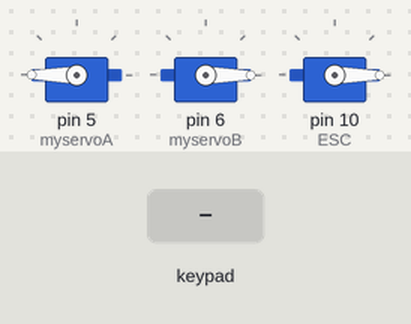
A sketch run on a simulated Arduino Uno, built with avr-gcc and run on an emulated ATmega328P. Shown: 3 × servo. Inputs (shaded band) come from the test bench. What the sketch prints to the serial monitor is not drawn.

Above: at 1.2 s.
1.3 s: key 'U' pressed
At 1.7 s:
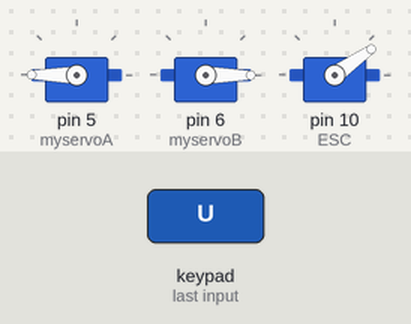
2.8 s: key 'R' pressed
At 4.0 s:
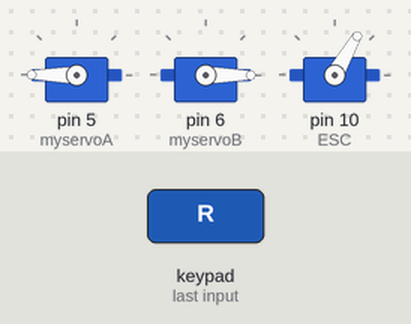
4.3 s: key 'O' pressed
At 5.5 s:
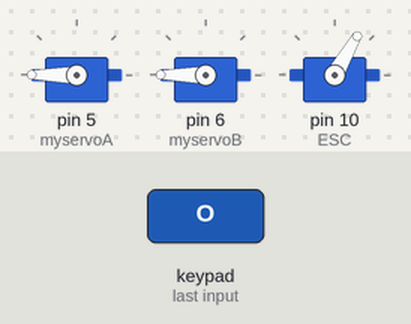
5.8 s: key 'D' pressed
At 6.9 s:
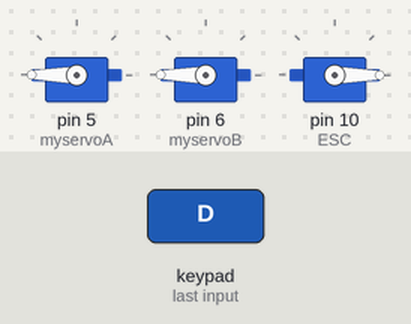
7.3 s: key 'S' pressed
At 8.3 s:
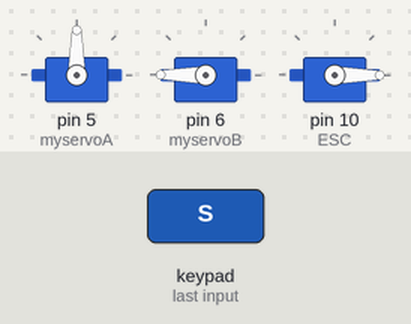
8.8 s: key 'X' pressed
At 9.5 s:
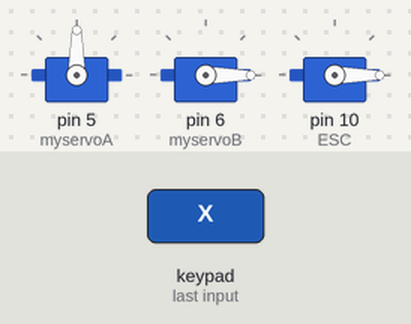
Timing chart, 0 to 11.3 s (numbered marks = the images above; inputs shaded):
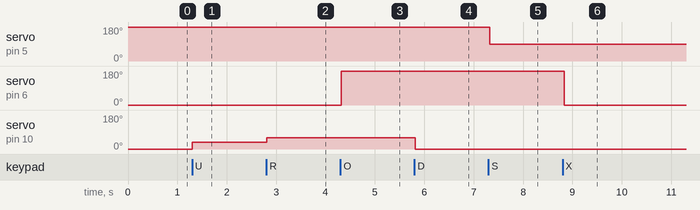

Measured:
- after the input at 1.3 s, servo on pin 10 (ESC): 0° → 35° at once
- after the input at 2.8 s, servo on pin 10 (ESC): 35° → 60° at once
- after the input at 4.3 s, servo on pin 6 (myservoB): 0° → 180° at once
- after the input at 5.8 s, servo on pin 10 (ESC): 60° → 0° at once
- after the input at 7.3 s, servo on pin 5 (myservoA): 180° → 90° at once
- after the input at 8.8 s, servo on pin 6 (myservoB): 180° → 0° at once

The sketch:

Arena_2servo_1brushless.ino
```cpp
// This is the code for the WCRL Arena by Luke Riddoch 03/15/24
// Modified from Bot_with_Two_Competition_Attachments.ino linked below
// https://github.com/wcrl/Build-the-Bot/blob/19f6ca3007785384c22e985b2c41b191f8b2961c/Code/Arduino%20Platform/Bot%20Control%20-%20Compatible%20with%20Dabble%20Application/Bot_with_Two_Competition_Attachments/Bot_with_Two_Competition_Attachments.ino


// Features:
//      (2x) servo control
//      (1x) esc brushless motor

// EXPLANATION of ESC adaptation to Build-A-Bot BCB:
// The ESC was assigned to pin 10 and can be accessed using the PWMB connection for the DC motor driver
// This was done because there is NOT any DC motors so the Build-A-Bot PCB could accomodate the 3rd digital pin here.
// Use a continuity test between locations on the board and pins on the arduino to verify

#include <Servo.h>
#include <Dabble.h>

Servo myservoA;  // create servo object to control a servo
Servo myservoB;  // create servo object to control a servo
Servo ESC;          // Create servo object to control the ESC

#define CUSTOM_SETTINGS
#define INCLUDE_GAMEPAD_MODULE

void setup() {
  Serial.begin(250000);       // make sure your Serial Monitor is also set at this baud rate.
  Dabble.begin(9600, 0, 1);   //(Baudrate, rx,tx) Enter baudrate of your bluetooth. Connect bluetooth on Bluetooth port present on evive (in Dabble Library Example).
  myservoA.attach(5, 1000, 2000);  // Initializes the servo  ---- Pin 5 = servo A;
  myservoB.attach(6, 1000, 2000);  // Initializes the servo  ---- Pin 6 = servo B;
  myservoA.write(180);              // tell servo to go to position in variable 'pos'
  myservoB.write(0);              // tell servo to go to position in variable 'pos'
  ESC.attach(10, 1000, 2000);  // Initializes the ESC  ---- Pin 10 = ESC A;
  ESC.write(0);               // Sets the speed to 0

}

void loop() {
  Dabble.processInput();
  if (GamePad.isTrianglePressed()) {
    myservoA.write(180);              // tell servo to go to position in variable 'pos'
    delay(100);                       // waits 100ms for the servo to reach the position
  }
  if (GamePad.isSquarePressed()) {
    myservoA.write(90);              // tell servo to go to position in variable 'pos'
    delay(100);                       // waits 100ms for the servo to reach the position
  }
  if (GamePad.isCirclePressed()) {
    myservoB.write(180);              // tell servo to go to position in variable 'pos'
    delay(100);                       // waits 100ms for the servo to reach the position
  }
  if (GamePad.isCrossPressed()) {
    myservoB.write(0);              // tell servo to go to position in variable 'pos'
    delay(100);                       // waits 100ms for the servo to reach the position
  }

  if (GamePad.isUpPressed())  //Start up the Arena brushless motor attachment
  {
    ESC.write(35);
    Serial.print("Up");
  }
  if (GamePad.isRightPressed())  //Increase the speed of the Arena brushless motor attachment
  {
    ESC.write(60);
    Serial.print("Right");
  }
  if (GamePad.isDownPressed()) //Shut off the Arena brushless motor attachment
  {
    ESC.write(0);
    Serial.print("Down");
  }

  if (GamePad.isStartPressed()) //Idle
  {

    Serial.print("Start");
    delay(100);
  }

  delay(100);

}
```
